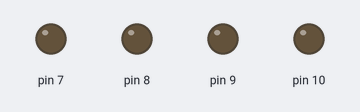
A sketch run on a simulated Arduino Uno, built with avr-gcc and run on an emulated ATmega328P. Parts: output pins drawn as LEDs (lit = HIGH).

Above: at 0.05 s.
At 2.0 s:
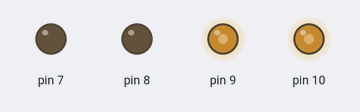
At 12.0 s:
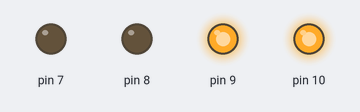
Timing chart, 0 to 15.6 s (numbered marks = the images above):
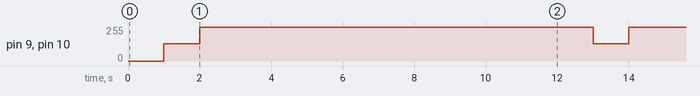

Measured:
- by itself, pin 9, pin 10: alternates 255/255 for 11.0 s and 128/255 for 1.0 s

The sketch:

Dagu02.ino
```cpp
void setup() {
   pinMode(7, OUTPUT);
   pinMode(9, OUTPUT);
   pinMode(8, OUTPUT);
   pinMode(10, OUTPUT);

}

void loop() {

 //analogWrite(9, 64);
 //analogWrite(10,64);
 delay(1000);
 analogWrite(9, 128);
 analogWrite(10,128);
 delay(1000);
 analogWrite(9, 255);
 analogWrite(10,255);
 delay(10000);

}
```
